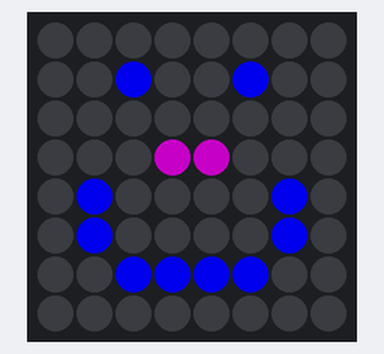
Bench run of a program on a simulated Raspberry Pi (BCM pin numbers) with a Sense HAT. Parts: the Sense HAT's 8×8 RGB LED matrix. At 0.0 s the program stops and its outputs stay as they are.

Above: at 0.1 s.

The program:

smiley.py
```python
#!/usr/bin/python
from sense_hat import SenseHat

sense = SenseHat()
sense.clear()

r = 32
g = 32
b = 200

# Eyes
sense.set_pixel(2, 1, r, g, b)
sense.set_pixel(5, 1, r, g, b)

# Nose
sense.set_pixel(3, 3, r+64, g, b-100)
sense.set_pixel(4, 3, r+64, g, b-100)

# Mouth
sense.set_pixel(1, 5, r, g, b)
sense.set_pixel(2, 6, r, g, b)
sense.set_pixel(3, 6, r, g, b)
sense.set_pixel(4, 6, r, g, b)
sense.set_pixel(5, 6, r, g, b)
sense.set_pixel(6, 5, r, g, b)
sense.set_pixel(1, 4, r, g, b)
sense.set_pixel(6, 4, r, g, b)
```
